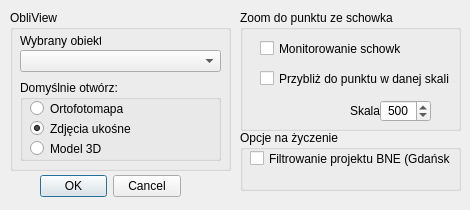
<?xml version="1.0" encoding="UTF-8"?>
<ui version="4.0">
 <class>Dialog</class>
 <widget class="QDialog" name="Dialog">
  <property name="geometry">
   <rect>
    <x>0</x>
    <y>0</y>
    <width>470</width>
    <height>210</height>
   </rect>
  </property>
  <property name="sizePolicy">
   <sizepolicy hsizetype="Fixed" vsizetype="Fixed">
    <horstretch>0</horstretch>
    <verstretch>0</verstretch>
   </sizepolicy>
  </property>
  <property name="minimumSize">
   <size>
    <width>240</width>
    <height>210</height>
   </size>
  </property>
  <property name="windowTitle">
   <string>Ustawienia wtyczki</string>
  </property>
  <widget class="QDialogButtonBox" name="buttonBox">
   <property name="geometry">
    <rect>
     <x>40</x>
     <y>170</y>
     <width>141</width>
     <height>32</height>
    </rect>
   </property>
   <property name="orientation">
    <enum>Qt::Horizontal</enum>
   </property>
   <property name="standardButtons">
    <set>QDialogButtonBox::Cancel|QDialogButtonBox::Ok</set>
   </property>
   <property name="centerButtons">
    <bool>false</bool>
   </property>
  </widget>
  <widget class="QGroupBox" name="groupBoxObliView">
   <property name="geometry">
    <rect>
     <x>10</x>
     <y>10</y>
     <width>221</width>
     <height>161</height>
    </rect>
   </property>
   <property name="title">
    <string>ObliView</string>
   </property>
   <property name="flat">
    <bool>false</bool>
   </property>
   <widget class="QComboBox" name="comboBoxObliView">
    <property name="geometry">
     <rect>
      <x>10</x>
      <y>40</y>
      <width>201</width>
      <height>22</height>
     </rect>
    </property>
   </widget>
   <widget class="QLabel" name="label">
    <property name="geometry">
     <rect>
      <x>10</x>
      <y>20</y>
      <width>81</width>
      <height>21</height>
     </rect>
    </property>
    <property name="text">
     <string>Wybrany obiekt:</string>
    </property>
   </widget>
   <widget class="QGroupBox" name="groupBoxObliViewType">
    <property name="geometry">
     <rect>
      <x>10</x>
      <y>70</y>
      <width>201</width>
      <height>81</height>
     </rect>
    </property>
    <property name="title">
     <string>Domyślnie otwórz:</string>
    </property>
    <widget class="QRadioButton" name="radioButtonOrto">
     <property name="geometry">
      <rect>
       <x>10</x>
       <y>20</y>
       <width>101</width>
       <height>17</height>
      </rect>
     </property>
     <property name="text">
      <string>Ortofotomapa</string>
     </property>
    </widget>
    <widget class="QRadioButton" name="radioButtonOblique">
     <property name="geometry">
      <rect>
       <x>10</x>
       <y>40</y>
       <width>101</width>
       <height>17</height>
      </rect>
     </property>
     <property name="text">
      <string>Zdjęcia ukośne</string>
     </property>
     <property name="checked">
      <bool>true</bool>
     </property>
    </widget>
    <widget class="QRadioButton" name="radioButton3D">
     <property name="geometry">
      <rect>
       <x>10</x>
       <y>60</y>
       <width>101</width>
       <height>17</height>
      </rect>
     </property>
     <property name="text">
      <string>Model 3D</string>
     </property>
    </widget>
   </widget>
  </widget>
  <widget class="QGroupBox" name="groupBoxZoom">
   <property name="geometry">
    <rect>
     <x>240</x>
     <y>10</y>
     <width>221</width>
     <height>121</height>
    </rect>
   </property>
   <property name="title">
    <string>Zoom do punktu ze schowka</string>
   </property>
   <widget class="QCheckBox" name="checkBoxClipboardMonitoring">
    <property name="geometry">
     <rect>
      <x>20</x>
      <y>30</y>
      <width>141</width>
      <height>17</height>
     </rect>
    </property>
    <property name="text">
     <string>Monitorowanie schowka</string>
    </property>
   </widget>
   <widget class="QCheckBox" name="checkBoxClipboardZoom">
    <property name="geometry">
     <rect>
      <x>20</x>
      <y>60</y>
      <width>191</width>
      <height>17</height>
     </rect>
    </property>
    <property name="text">
     <string>Przybliż do punktu w danej skali</string>
    </property>
   </widget>
   <widget class="QSpinBox" name="spinBoxClipboardZoom">
    <property name="geometry">
     <rect>
      <x>140</x>
      <y>90</y>
      <width>51</width>
      <height>22</height>
     </rect>
    </property>
    <property name="alignment">
     <set>Qt::AlignCenter</set>
    </property>
    <property name="minimum">
     <number>100</number>
    </property>
    <property name="maximum">
     <number>1000</number>
    </property>
    <property name="value">
     <number>500</number>
    </property>
   </widget>
   <widget class="QLabel" name="labelSkala">
    <property name="geometry">
     <rect>
      <x>110</x>
      <y>90</y>
      <width>31</width>
      <height>21</height>
     </rect>
    </property>
    <property name="text">
     <string>Skala:</string>
    </property>
   </widget>
  </widget>
  <widget class="QGroupBox" name="groupBoxInne">
   <property name="geometry">
    <rect>
     <x>240</x>
     <y>130</y>
     <width>221</width>
     <height>61</height>
    </rect>
   </property>
   <property name="toolTip">
    <string>&lt;html&gt;&lt;head/&gt;&lt;body&gt;&lt;p&gt;Dodatkowe opcje dla konkretnego użytkownika&lt;/p&gt;&lt;/body&gt;&lt;/html&gt;</string>
   </property>
   <property name="title">
    <string>Opcje na życzenie</string>
   </property>
   <property name="flat">
    <bool>false</bool>
   </property>
   <widget class="QCheckBox" name="checkBoxGdanskFilter">
    <property name="geometry">
     <rect>
      <x>10</x>
      <y>20</y>
      <width>201</width>
      <height>17</height>
     </rect>
    </property>
    <property name="text">
     <string>Filtrowanie projektu BNE (Gdańsk)</string>
    </property>
   </widget>
  </widget>
 </widget>
 <resources/>
 <connections>
  <connection>
   <sender>buttonBox</sender>
   <signal>accepted()</signal>
   <receiver>Dialog</receiver>
   <slot>accept()</slot>
   <hints>
    <hint type="sourcelabel">
     <x>248</x>
     <y>254</y>
    </hint>
    <hint type="destinationlabel">
     <x>157</x>
     <y>274</y>
    </hint>
   </hints>
  </connection>
  <connection>
   <sender>buttonBox</sender>
   <signal>rejected()</signal>
   <receiver>Dialog</receiver>
   <slot>reject()</slot>
   <hints>
    <hint type="sourcelabel">
     <x>316</x>
     <y>260</y>
    </hint>
    <hint type="destinationlabel">
     <x>286</x>
     <y>274</y>
    </hint>
   </hints>
  </connection>
 </connections>
</ui>
